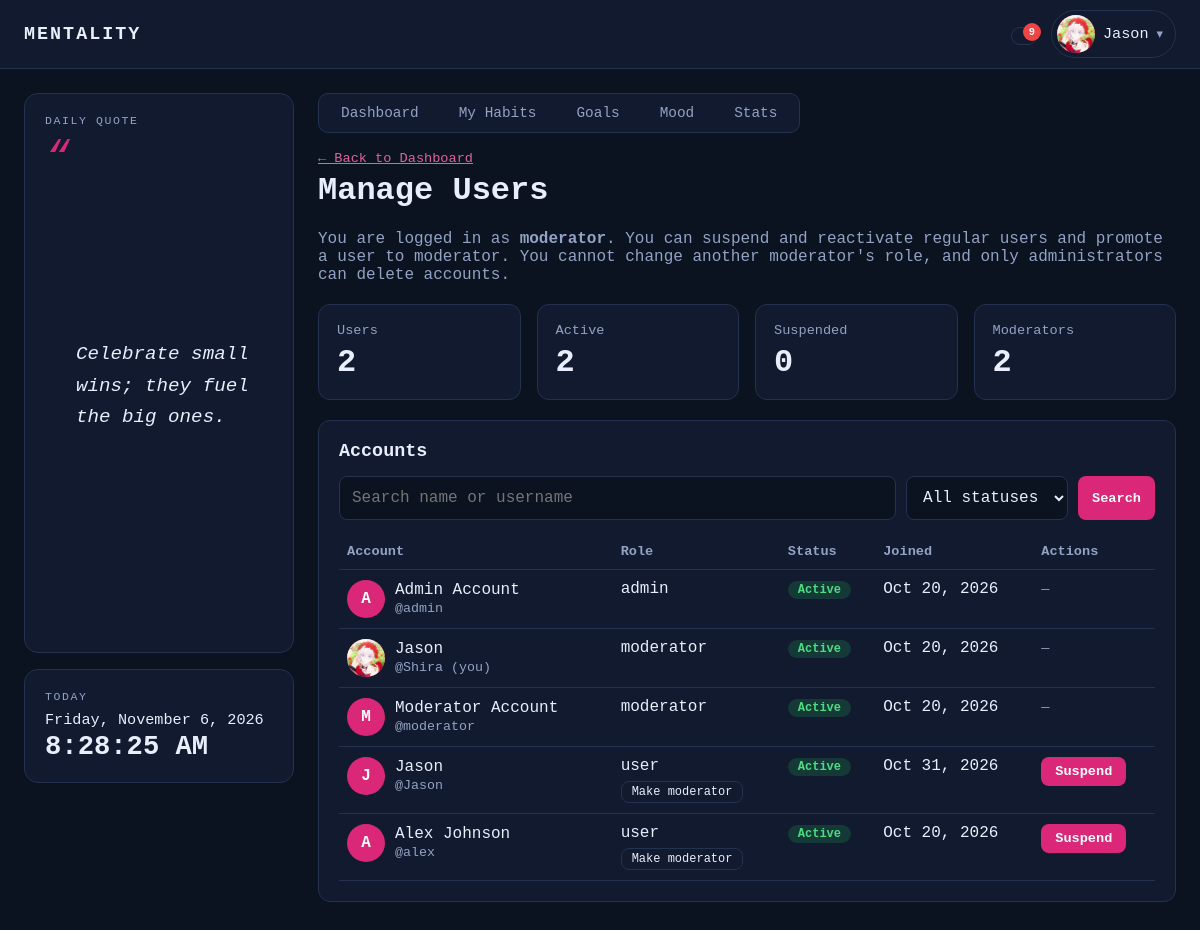
Screenshot of /admin.php (signed in) with the database file from the repository.
### tables this page shows
CREATE TABLE `users` (
  `user_id` int(10) unsigned NOT NULL AUTO_INCREMENT,
  `full_name` varchar(100) NOT NULL,
  `username` varchar(50) NOT NULL,
  `email` varchar(100) NOT NULL,
  `password_hash` varchar(255) NOT NULL,
  `role_id` tinyint(3) unsigned NOT NULL DEFAULT 3,
  `status` enum('active','suspended') NOT NULL DEFAULT 'active',
  `profile_picture` varchar(255) DEFAULT NULL,
  `created_at` timestamp NOT NULL DEFAULT current_timestamp(),
  PRIMARY KEY (`user_id`),
  UNIQUE KEY `uq_users_username` (`username`),
  UNIQUE KEY `uq_users_email` (`email`),
  KEY `fk_users_role` (`role_id`),
  CONSTRAINT `fk_users_role` FOREIGN KEY (`role_id`) REFERENCES `roles` (`role_id`)
);

CREATE TABLE `roles` (
  `role_id` tinyint(3) unsigned NOT NULL AUTO_INCREMENT,
  `role_name` varchar(20) NOT NULL,
  PRIMARY KEY (`role_id`),
  UNIQUE KEY `uq_role_name` (`role_name`)
);

### includes/auth.php (called while the page is built, shortened)
<?php
function e($value): string {
    return htmlspecialchars((string)$value, ENT_QUOTES, 'UTF-8');
}

### includes/quotes.php (called while the page is built, shortened)
<?php
function daily_quote(): string {
    $quotes = all_quotes();
    $index  = hexdec(substr(md5(date('Y-m-d')), 0, 8)) % count($quotes);
    return $quotes[$index];
}

### admin.php (the view, shortened to what this page needs)
<?php
require_once __DIR__ . '/includes/layout.php';
$actorId = (int)$_SESSION['user_id'];
$isAdmin = ($_SESSION['role'] === 'admin');
$q      = trim($_GET['q'] ?? '');
$sql = 'SELECT u.user_id, u.full_name, u.username, u.email, u.status, u.created_at, u.profile_picture, r.role_name
        FROM users u JOIN roles r ON r.role_id = u.role_id WHERE 1 = 1';
$params = [];
$sql .= ' ORDER BY r.role_id, u.created_at DESC LIMIT 200';
$stmt = $pdo->prepare($sql);
$stmt->execute($params);
$users = $stmt->fetchAll();
$counts = ['total' => 0, 'active' => 0, 'suspended' => 0];
$stmt = $pdo->query("SELECT status, COUNT(*) c FROM users WHERE role_id = 3 GROUP BY status");
foreach ($stmt->fetchAll() as $r) { $counts[$r['status']] = (int)$r['c']; $counts['total'] += (int)$r['c']; }
render_header('Manage Users', 'admin');
?>
<p class="small" style="margin:0 0 6px"><a href="dashboard.php">&larr; Back to Dashboard</a></p>
<h1>Manage Users</h1>
<p class="muted">
    You are logged in as <strong><?= e($_SESSION['role']) ?></strong>.
    <?= $isAdmin
        ? 'You can suspend, reactivate and delete accounts, and change anyone\'s role between user and moderator.'
        : 'You can suspend and reactivate regular users and promote a user to moderator. You cannot change another moderator\'s role, and only administrators can delete accounts.' ?>
</p>
<div class="stat-cards">
    <div class="stat-card"><div class="stat-label">Users</div><div class="stat-value"><?= $counts['total'] ?></div></div>
    <div class="stat-card"><div class="stat-label">Active</div><div class="stat-value"><?= $counts['active'] ?></div></div>
    <div class="stat-card"><div class="stat-label">Suspended</div><div class="stat-value"><?= $counts['suspended'] ?></div></div>
    <div class="stat-card"><div class="stat-label">Moderators</div><div class="stat-value"><?= (int)$pdo->query('SELECT COUNT(*) FROM users WHERE role_id = 2')->fetchColumn() ?></div></div>
</div>
<div class="panel">
    <h2>Accounts</h2>
    <form method="get" class="search-row">
        <input type="text" name="q" placeholder="<?= $isAdmin ? 'Search name, username or email' : 'Search name or username' ?>" value="<?= e($q) ?>">
        <select name="status">
            <option value="">All statuses</option>
        </select>
        <button type="submit" class="btn-sm">Search</button>
    </form>
    <?php if (!$users): ?>
        <p class="muted">No accounts match your search.</p>
    <?php else: ?>
    <div class="table-wrap">
    <table class="list">
        <thead><tr><th>Account</th><?php if ($isAdmin): ?><th>Email</th><?php endif; ?><th>Role</th><th>Status</th><th>Joined</th><th>Actions</th></tr></thead>
        <tbody>
        <?php foreach ($users as $u):
            $isSelf    = ((int)$u['user_id'] === $actorId);
            $canManage = !$isSelf && ($u['role_name'] === 'user' || ($isAdmin && $u['role_name'] === 'moderator'));
            $canPromote = !$isSelf && $u['role_name'] === 'user';
            $canDemote  = !$isSelf && $isAdmin && $u['role_name'] === 'moderator';
            $toRole     = $canPromote ? 'moderator' : ($canDemote ? 'user' : '');
        ?>
            <tr class="<?= $u['status'] === 'suspended' ? 'inactive' : '' ?>">
                <td><div class="user-cell"><?= avatar_html($u['profile_picture'], $u['full_name']) ?>
                    <div><?= e($u['full_name']) ?><br><small class="muted">@<?= e($u['username']) ?><?= $isSelf ? ' (you)' : '' ?></small></div></div></td>
                <td>
                    <?= e($u['role_name']) ?>
                    <?php if ($toRole !== ''): ?>
                    <form method="post" class="role-form" onsubmit="return confirm('Change @<?= e($u['username']) ?> from <?= e($u['role_name']) ?> to <?= e($toRole) ?>?');">
                        <button type="submit" class="btn-ghost btn-xs">Make <?= e($toRole) ?></button>
                    </form>
                    <?php endif; ?>
                </td>
                <td><span class="pill <?= e($u['status']) ?>"><?= e(ucfirst($u['status'])) ?></span></td>
                <td><?= e(date('M j, Y', strtotime($u['created_at']))) ?></td>
                <td class="actions">
                <?php if (!$canManage): ?>
                    <span class="muted small">—</span>
                <?php else: ?>
                    <form method="post" onsubmit="return confirm('<?= $u['status'] === 'active' ? 'Suspend' : 'Reactivate' ?> the account @<?= e($u['username']) ?>?');">
                        <button type="submit" class="btn-sm <?= $u['status'] === 'active' ? '' : 'btn-ghost' ?>"><?= $u['status'] === 'active' ? 'Suspend' : 'Reactivate' ?></button>
                    </form>
                <?php endif; ?>
                </td>
            </tr>
        <?php endforeach; ?>
        </tbody>
    </table>
    </div>
    <?php endif; ?>
</div>
<?php render_footer(); ?>

### includes/layout.php (shortened to what this page needs)
<?php
require_once __DIR__ . '/auth.php';
require_once __DIR__ . '/quotes.php';
function asset_url(string $file): string {
    return BASE_URL . '/assets/' . $file . '?v=' . (int)@filemtime(__DIR__ . '/../assets/' . $file);
}
function get_reminders(PDO $pdo, int $uid): array {
    $today = date('Y-m-d');
    $out = [];
    $stmt = $pdo->prepare(
        'SELECT COUNT(*) FROM habits h
         WHERE h.user_id = ? AND h.is_active = 1 AND DATE(h.created_at) <= ?
           AND NOT EXISTS (SELECT 1 FROM habit_logs l WHERE l.habit_id = h.habit_id AND l.log_date = ? AND l.completed = 1)'
    );
    $stmt->execute([$uid, $today, $today]);
    $left = (int)$stmt->fetchColumn();
    if ($left > 0) {
        $out[] = ['icon' => 'habits', 'url' => 'dashboard.php',
                  'text' => 'You still have ' . $left . ' habit' . ($left === 1 ? '' : 's') . ' to complete today.'];
    }
    $stmt = $pdo->prepare('SELECT COUNT(*) FROM mood_logs WHERE user_id = ? AND log_date = ?');
    $stmt->execute([$uid, $today]);
    if ((int)$stmt->fetchColumn() === 0) {
        $out[] = ['icon' => 'mood', 'url' => 'mood.php', 'text' => 'You haven\'t logged your mood today.'];
    }
    $stmt = $pdo->prepare(
        "SELECT title, DATEDIFF(target_date, ?) AS d FROM goals
         WHERE user_id = ? AND status <> 'completed' AND target_date <= DATE_ADD(?, INTERVAL 3 DAY)
         ORDER BY target_date LIMIT 5"
    );
    $stmt->execute([$today, $uid, $today]);
    foreach ($stmt->fetchAll() as $g) {
        $d = (int)$g['d'];
        if ($d < 0)       { $when = abs($d) . ' day' . (abs($d) === 1 ? '' : 's') . ' overdue'; }
        elseif ($d === 0) { $when = 'due today'; }
        else              { $when = 'due in ' . $d . ' day' . ($d === 1 ? '' : 's'); }
        $out[] = ['icon' => 'goals', 'url' => 'goals.php', 'text' => 'Goal "' . $g['title'] . '" is ' . $when . '.'];
    }
    return $out;
}
function render_header(string $title, string $active = ''): void {
    global $pdo;
    $isUser = true;
    $theme  = (($_SESSION['theme'] ?? 'dark') === 'light') ? 'light' : 'dark';
    $name   = $_SESSION['full_name'] ?? $_SESSION['username'];
    $tabs   = $isUser ? [
        'dashboard' => ['Dashboard', 'dashboard.php'],
        'habits'    => ['My Habits', 'habits.php'],
        'goals'     => ['Goals',     'goals.php'],
        'mood'      => ['Mood',      'mood.php'],
        'stats'     => ['Stats',     'stats.php'],
    ] : [];
    $notifyOn = ((int)($_SESSION['notify'] ?? 1) === 1);
    $reminders = []; $stored = [];
    if ($isUser && $notifyOn) {
        $reminders = get_reminders($pdo, (int)$_SESSION['user_id']);
        $stmt = $pdo->prepare('SELECT message, created_at FROM notifications
                               WHERE user_id = ? AND is_cleared = 0 ORDER BY created_at DESC, notification_id DESC LIMIT 10');
        $stmt->execute([(int)$_SESSION['user_id']]);
        $stored = $stmt->fetchAll();
    }
    $bellCount = count($reminders) + count($stored);
    ?>
<!DOCTYPE html>
<html lang="en" data-theme="<?= e($theme) ?>">
<head>
    <link rel="stylesheet" href="<?= e(asset_url('style.css')) ?>">
</head>
<body>
<header class="appbar">
    <a class="brand" href="<?= BASE_URL ?>/dashboard.php" title="Go to Dashboard"><span>MENTALITY</span></a>
    <div class="appbar-right">
        <?php if ($isUser): ?>
        <div class="dropdown" data-dropdown>
            <button type="button" class="bell-btn" data-dropdown-toggle aria-label="Notifications" aria-haspopup="true">
                <?= icon('bell', 20) ?><?php if ($bellCount > 0): ?><span class="bell-badge"><?= $bellCount > 9 ? '9+' : $bellCount ?></span><?php endif; ?>
            </button>
        </div>
        <?php endif; ?>
        <div class="dropdown" data-dropdown>
            <button type="button" class="profile-btn" data-dropdown-toggle aria-haspopup="true">
                <?= avatar_html($_SESSION['avatar'] ?? null, $name) ?>
                <span class="profile-name"><?= e($name) ?></span><span class="caret">&#9662;</span>
            </button>
        </div>
    </div>
</header>
<div class="shell">
    <aside class="leftcol">
        <div class="quote-card">
            <div class="card-label">Daily Quote</div>
            <blockquote><?= e(daily_quote()) ?></blockquote>
        </div>
        <div class="today-card">
            <div class="card-label">Today</div>
            <div id="live-date" class="live-date"><?= e(date('l, F j, Y')) ?></div>
            <div id="live-time" class="live-time"><?= e(date('g:i:s A')) ?></div>
        </div>
    </aside>
    <main class="main">
    <?php if ($tabs): ?>
        <nav class="tabs dash-tabs">
            <?php foreach ($tabs as $key => [$label, $file]): ?>
                <a class="tab<?= $key === $active ? ' active' : '' ?>" href="<?= BASE_URL . '/' . $file ?>"><?= icon($key, 16) ?> <?= e($label) ?></a>
            <?php endforeach; ?>
        </nav>
    <?php endif; ?>
    <?php
}
function render_footer(array $scripts = []): void {
    ?>
    </main>
</div>
</body>
</html>
<?php
}
function avatar_html(?string $file, string $name, string $size = 'sm'): string {
    if ($file) {
        return '<img class="avatar ' . e($size) . '" src="' . BASE_URL . '/uploads/avatars/' . rawurlencode($file) . '" alt="Profile picture">';
    }
    $initial = mb_strtoupper(mb_substr(trim($name), 0, 1));
    return '<span class="avatar ' . e($size) . '">' . e($initial !== '' ? $initial : '?') . '</span>';
}

### rows the page displays
users: full_name "A", full_name "Admin Account", username "admin", role.role_name "admin", status "Active", created_at "Oct 20, 2026"
users: profile_picture (picture), full_name "Jason", username "Shira", shows "(you)", role.role_name "moderator", status "Active", created_at "Oct 20, 2026"
users: full_name "M", full_name "Moderator Account", username "moderator", role.role_name "moderator", status "Active", created_at "Oct 20, 2026"
users: full_name "J", full_name "Jason", username "Jason", role.role_name "user", user_id.role_name "moderator", status "Active", created_at "Oct 31, 2026", shows "Suspend"
users: full_name "A", full_name "Alex Johnson", username "alex", role.role_name "user", user_id.role_name "moderator", status "Active", created_at "Oct 20, 2026", shows "Suspend"

### other values shown
$bellCount "9"
$name "Jason"
daily_quote() "Celebrate small wins; they fuel the big ones."
$label "Dashboard"
$label "My Habits"
$label "Goals"
$label "Mood"
$label "Stats"
$_SESSION['role'] "moderator"
$counts['total'] "2"
$counts['active'] "2"
$counts['suspended'] "0"
